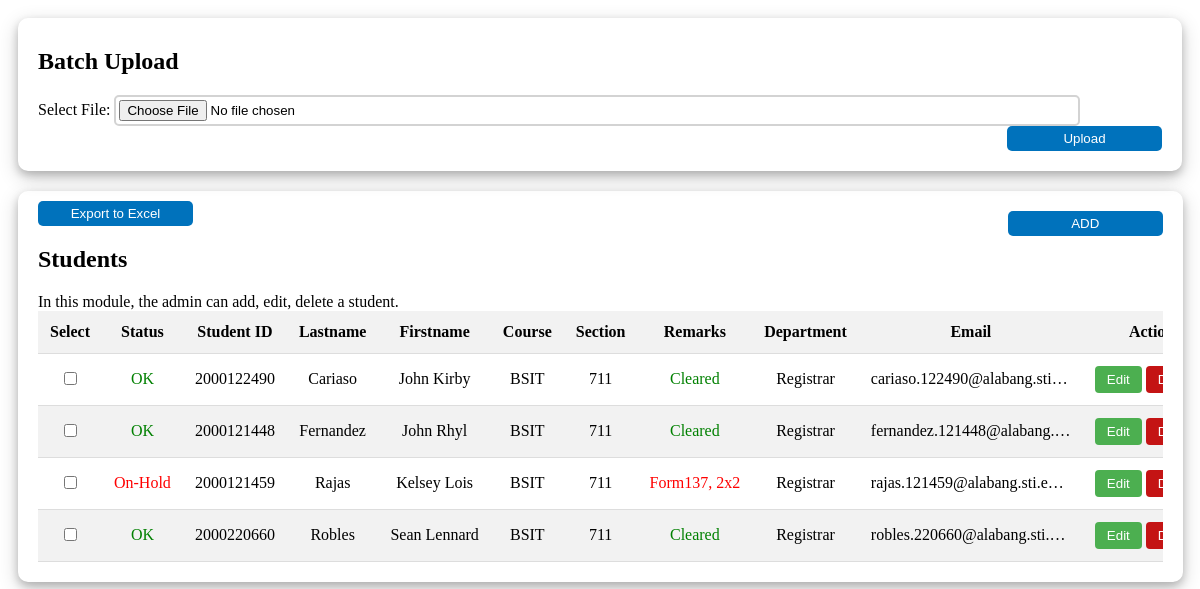
The app's page /admin_side/php_page_contents/php_mntc_students.php, older data.
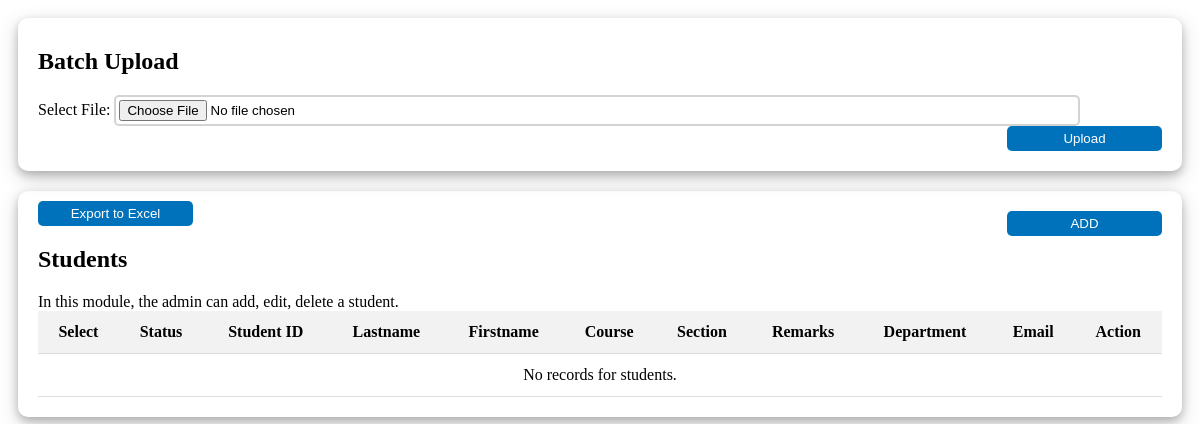
The same page, newer data.
### tables this page shows
CREATE TABLE `tbl_cleared` (
  `id` int(11) NOT NULL,
  `status` varchar(255) NOT NULL,
  `student_id` bigint(20) NOT NULL,
  `last_name` varchar(255) NOT NULL,
  `first_name` varchar(255) NOT NULL,
  `course_code` varchar(255) NOT NULL,
  `section` int(11) NOT NULL,
  `remarks` varchar(255) NOT NULL,
  `department` varchar(255) NOT NULL,
  `type` varchar(255) NOT NULL,
  `email` varchar(255) NOT NULL,
  `password` varchar(255) NOT NULL,
  `school_year` varchar(255) NOT NULL,
  `semester` varchar(255) NOT NULL
);

### admin_side/php_page_contents/php_mntc_students.php (the view, shortened to what this page needs)
<?php include('conn.php'); ?>
<!DOCTYPE html>
<html lang="en">
<head>
    <link href='https://unpkg.com/boxicons@2.1.4/css/boxicons.min.css' rel='stylesheet'>
    <link rel="stylesheet" href="css/php_maintenance_contents.css">
    <link rel="stylesheet" href="https://cdn.datatables.net/1.13.7/css/jquery.dataTables.min.css">
    <link rel="stylesheet" href="https://cdnjs.cloudflare.com/ajax/libs/AlertifyJS/1.13.1/css/alertify.min.css" />
</head>
<body onload="studentsTable()">
    <div class="departments_box">
        <div class="card">
            <h2>Batch Upload</h2>
            <form action="/admin_side/login_using_msO365/student_batch_upload.php" method="POST"
                autocomplete="off" enctype="multipart/form-data">
                <label for="csv_file">Select File:</label>
                <input type="file" class="select_file" id="csv_file" name="csv_file"
                    accept=".csv, application/vnd.ms-excel, application/vnd.openxmlformats-officedocument.spreadsheetml.sheet">
                <button type="submit" class="btn upload_file_btn">Upload</button>
            </form>
        </div>
    </div>
    <div class="departments_box">
        <div class="card">
            <a href="#add_department_form">
                <button type="submit" class="btn" id="add_student_modal" onclick="openModal('myModal')">ADD</button>
            </a>
            <button type="submit" id="exportBtn" class="btn" name="export">Export to Excel</button>
            <h2>Students</h2>
            <label>In this module, the admin can add, edit, delete a student.</label>
            <div class="table_container" id="studentsTable">
                <table id="tableStudents" class="flat-table">
                    <thead>
                        <tr>
                            <th>Select</th>
                            <th>Status</th>
                            <th>Student ID</th>
                            <th>Lastname</th>
                            <th>Firstname</th>
                            <th>Course</th>
                            <th>Section</th>
                            <th>Remarks</th>
                            <th>Department</th>
                            <th>Email</th>
                            <th>Action</th>
                        </tr>
                    </thead>
                    <tbody>
                        <?php
                        $clearedTable = mysqli_query($db, "SELECT * FROM tbl_cleared ORDER BY last_name ASC");
                        if (mysqli_num_rows($clearedTable) > 0) {
                            while ($row = mysqli_fetch_array($clearedTable)) {
                                ?>
                        <tr>
                            <td><input type="checkbox" class="select-checkbox"
                                    data-id="<?php echo $row['student_id']; ?>">
                            </td>
                            <td style="color: <?php echo ($row['status'] == 'OK' && $row['remarks'] == 'Cleared') ? 'green' : 'red'; ?>">
                                <?php
                                echo $row['status'];
                                ?>
                            </td>
                            <td>
                                <?php echo $row['student_id'] ?>
                            </td>
                            <td>
                                <?php echo $row['last_name'] ?>
                            </td>
                            <td>
                                <?php echo $row['first_name'] ?>
                            </td>
                            <td>
                                <?php echo $row['course_code'] ?>
                            </td>
                            <td>
                                <?php echo $row['section'] ?>
                            </td>
                            <td style="color: <?php echo ($row['remarks'] == 'Cleared') ? 'green' : 'red'; ?>">
                                <?php echo $row['remarks']; ?>
                            </td>
                            <td><?php echo $row['department'] ?></td>
                            <td>
                                <?php echo $row['email']; ?>
                            </td>
                            <td>
                                        <button type="button" class="student-edit-btn edit-btn" id="edit_student_modal" data-id="<?php echo $row['id']; ?>" onclick="openModal('editModal')">Edit</button>
                                        <button type="button" class="student-delete-btn delete_btn" data-id="<?php echo $row['id']; ?>" onclick="console.log('Delete Button')">Delete</button>
                            </td>
                        </tr>
                        <?php
                            }
                        } else {
                            echo '<tr><td colspan="11">No records for students.</td></tr>';
                        }
                        ?>
                    </tbody>
                </table>
            </div>
        </div>
    </div>
</body>
</html>

Row changes from the older to the newer data that the page shows:
removed tbl_cleared: status "OK", student "2000122490", last_name "Cariaso", first_name "John Kirby", course_code "BSIT", section "711", remarks "Cleared", department "Registrar", email "cariaso.122490@alabang.sti…"
removed tbl_cleared: status "OK", student "2000121448", last_name "Fernandez", first_name "John Rhyl", course_code "BSIT", section "711", remarks "Cleared", department "Registrar", email "fernandez.121448@alabang.…"
removed tbl_cleared: status "On-Hold", student "2000121459", last_name "Rajas", first_name "Kelsey Lois", course_code "BSIT", section "711", remarks "Form137, 2x2", department "Registrar", email "rajas.121459@alabang.sti.e…"
removed tbl_cleared: status "OK", student "2000220660", last_name "Robles", first_name "Sean Lennard", course_code "BSIT", section "711", remarks "Cleared", department "Registrar", email "robles.220660@alabang.sti.…"
Text that changed along with them:
text now shown: "No records for students."
